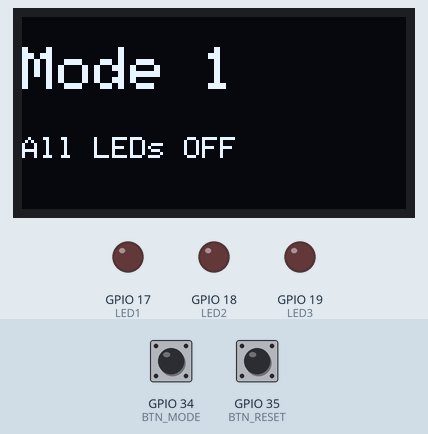
This program was run on a simulated ESP32. On the bench: 128×64 one-colour display, output pins drawn as LEDs (lit = HIGH). Dashed ring = blinking. The test bench sets the inputs (shaded band); at power-on: GPIO 34 (BTN_MODE) HIGH, GPIO 35 (BTN_RESET) HIGH.

Above: at 1.2 s.
1.3 s: GPIO 34 (BTN_MODE) pulled LOW for 0.15 s
At 1.4 s:
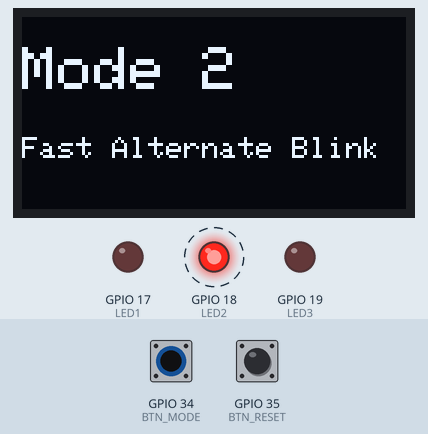
2.0 s: GPIO 34 (BTN_MODE) pulled LOW for 1 s
At 3.3 s:
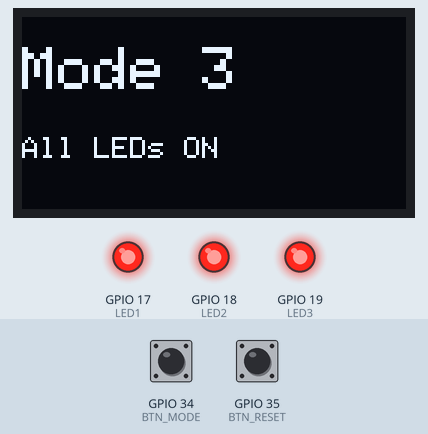
4.5 s: GPIO 34 (BTN_MODE) pulled LOW for 0.15 s
At 4.67 s:
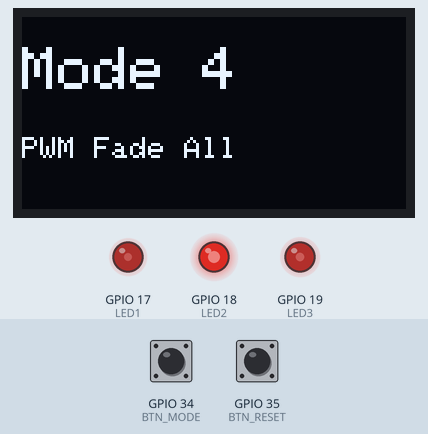
5.2 s: GPIO 35 (BTN_RESET) pulled LOW for 0.15 s
At 5.7 s:
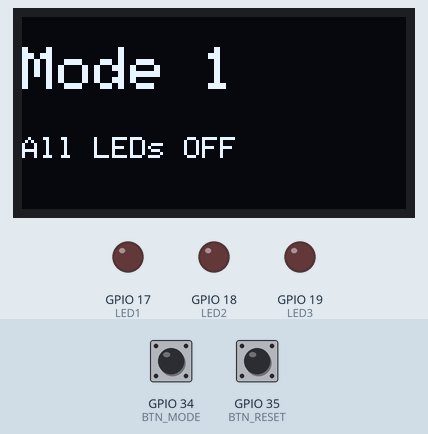
6.8 s: GPIO 34 (BTN_MODE) pulled LOW for 3.2 s
At 6.9 s:
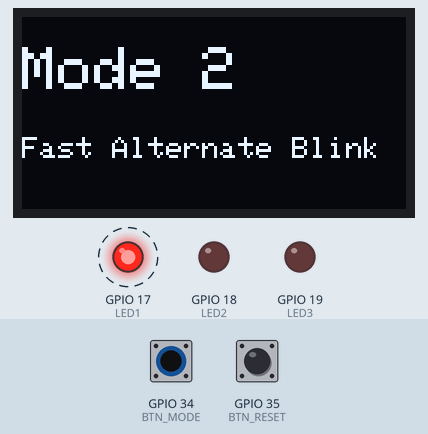
10.6 s: GPIO 35 (BTN_RESET) pulled LOW for 1 s
At 11.0 s:
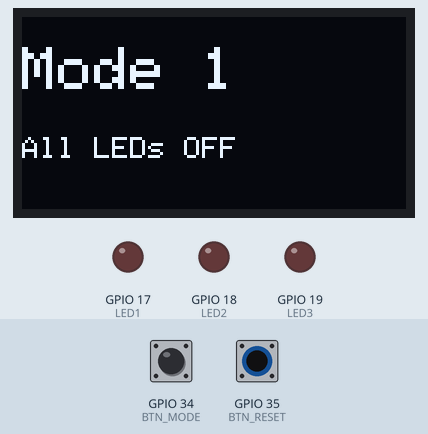
Timing chart, 0 to 13.6 s (numbered marks = the images above; inputs shaded):
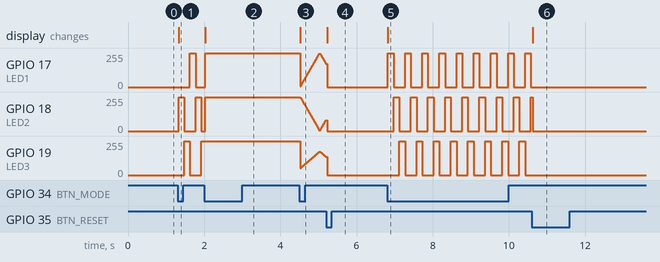

The program:

main.cpp
```cpp
//Nimra Fatima23-NTU-CS-1081
//Task-A One press button for each mode
#include <Arduino.h>
#include <Wire.h>
#include <Adafruit_GFX.h>
#include <Adafruit_SSD1306.h>

// --- OLED setup ---
#define SCREEN_WIDTH 128
#define SCREEN_HEIGHT 64
#define OLED_ADDR 0x3C
Adafruit_SSD1306 display(SCREEN_WIDTH, SCREEN_HEIGHT, &Wire, -1);

// --- Pin Configuration ---
#define LED1 17
#define LED2 18
#define LED3 19
#define BTN_MODE 34
#define BTN_RESET 35

// --- Variables ---
int mode = 1;
bool lastModeState = HIGH;
bool lastResetState = HIGH;
unsigned long lastButtonTime = 0;
unsigned long lastBlinkTime = 0;
int fadeValue = 0;
int fadeDirection = 1;
int currentLED = 0;

void showMode();

void setup() {
  Wire.begin();
  display.begin(SSD1306_SWITCHCAPVCC, OLED_ADDR);
  display.clearDisplay();
  display.setTextSize(1);
  display.setTextColor(SSD1306_WHITE);

  pinMode(LED1, OUTPUT);
  pinMode(LED2, OUTPUT);
  pinMode(LED3, OUTPUT);
  pinMode(BTN_MODE, INPUT_PULLUP);
  pinMode(BTN_RESET, INPUT_PULLUP);

  showMode();
}

void loop() {
  bool modeBtn = digitalRead(BTN_MODE);
  bool resetBtn = digitalRead(BTN_RESET);

  // --- Mode Button ---
  if (modeBtn == LOW && lastModeState == HIGH && millis() - lastButtonTime > 300) {
    mode++;
    if (mode > 4) mode = 1;
    showMode();
    lastButtonTime = millis();
  }

  // --- Reset Button ---
  if (resetBtn == LOW && lastResetState == HIGH && millis() - lastButtonTime > 300) {
    mode = 1;
    showMode();
    lastButtonTime = millis();
  }

  lastModeState = modeBtn;
  lastResetState = resetBtn;

  // --- Mode Functions ---
  switch (mode) {
    case 1: // All OFF
      analogWrite(LED1, 0);
      analogWrite(LED2, 0);
      analogWrite(LED3, 0);
      break;

    case 2: // Fast Alternate Blink
      if (millis() - lastBlinkTime >= 150) {
        currentLED = (currentLED + 1) % 3;

        analogWrite(LED1, 0);
        analogWrite(LED2, 0);
        analogWrite(LED3, 0);

        if (currentLED == 0) analogWrite(LED1, 255);
        else if (currentLED == 1) analogWrite(LED2, 255);
        else if (currentLED == 2) analogWrite(LED3, 255);

        lastBlinkTime = millis();
      }
      break;

    case 3: // All ON
      analogWrite(LED1, 255);
      analogWrite(LED2, 255);
      analogWrite(LED3, 255);
      break;

    case 4: // PWM fade
      if (millis() - lastBlinkTime >= 10) {
        fadeValue += fadeDirection * 5;
        if (fadeValue >= 255 || fadeValue <= 0) fadeDirection *= -1;

        analogWrite(LED1, fadeValue);
        analogWrite(LED2, 255 - fadeValue);
        analogWrite(LED3, (fadeValue / 2) + 50);
        lastBlinkTime = millis();
      }
      break;
  }
}

// --- OLED display ---
void showMode() {
  display.clearDisplay();
  display.setCursor(0, 10);
  display.setTextSize(2);
  display.print("Mode ");
  display.print(mode);
  display.setTextSize(1);
  display.setCursor(0, 40);

  switch (mode) {
    case 1: display.print("All LEDs OFF"); break;
    case 2: display.print("Fast Alternate Blink"); break;
    case 3: display.print("All LEDs ON"); break;
    case 4: display.print("PWM Fade All"); break;
  }

  display.display();
}
```

Measured:
- after the input at 1.3 s, GPIO 17 (LED1): 0/255 → 255/255 after 0.33 s, → 0/255 0.15 s later; GPIO 18 (LED2): alternates 255/255 for 0.15 s and 0/255 for 0.30 s, starting at once; GPIO 19 (LED3): 0/255 → 255/255 after 0.18 s, → 0/255 0.15 s later, → 255/255 0.30 s later; the display: changes at once (image 1)
- after the input at 2.0 s, GPIO 19 (LED3): stops changing and stays 255/255; the display: changes at once (image 2)
- after the input at 4.5 s, the display: changes at once (image 3)
- after the input at 5.2 s, the display: changes at once (image 4)
- after the input at 6.8 s, GPIO 17 (LED1): alternates 255/255 for 0.15 s and 0/255 for 0.30 s, starting at once; GPIO 18 (LED2): alternates 255/255 for 0.15 s and 0/255 for 0.30 s, starting after 0.18 s; GPIO 19 (LED3): alternates 255/255 for 0.15 s and 0/255 for 0.30 s, starting after 0.33 s; the display: changes at once (image 5)
- after the input at 10.6 s, GPIO 17 (LED1), GPIO 19 (LED3): stops changing and stays 0/255; the display: changes at once (image 6)
